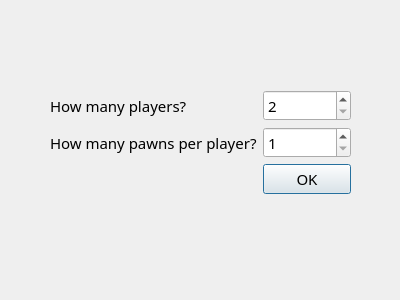
<?xml version="1.0" encoding="UTF-8"?>
<ui version="4.0">
 <class>StartDialog</class>
 <widget class="QDialog" name="StartDialog">
  <property name="geometry">
   <rect>
    <x>0</x>
    <y>0</y>
    <width>400</width>
    <height>300</height>
   </rect>
  </property>
  <property name="font">
   <font>
    <family>Rocks__G</family>
    <pointsize>11</pointsize>
   </font>
  </property>
  <property name="windowTitle">
   <string>Saaripeli</string>
  </property>
  <widget class="QWidget" name="formLayoutWidget">
   <property name="geometry">
    <rect>
     <x>50</x>
     <y>90</y>
     <width>301</width>
     <height>134</height>
    </rect>
   </property>
   <layout class="QFormLayout" name="formLayout">
    <item row="0" column="0">
     <widget class="QLabel" name="label">
      <property name="text">
       <string>How many players?</string>
      </property>
     </widget>
    </item>
    <item row="0" column="1">
     <widget class="QSpinBox" name="spinBox_players">
      <property name="minimum">
       <number>2</number>
      </property>
      <property name="maximum">
       <number>6</number>
      </property>
     </widget>
    </item>
    <item row="1" column="0">
     <widget class="QLabel" name="label_2">
      <property name="text">
       <string>How many pawns per player?</string>
      </property>
     </widget>
    </item>
    <item row="1" column="1">
     <widget class="QSpinBox" name="spinBox_pawns">
      <property name="minimum">
       <number>1</number>
      </property>
      <property name="maximum">
       <number>3</number>
      </property>
     </widget>
    </item>
    <item row="2" column="1">
     <widget class="QPushButton" name="OKButton">
      <property name="text">
       <string>OK</string>
      </property>
     </widget>
    </item>
   </layout>
  </widget>
 </widget>
 <resources/>
 <connections>
  <connection>
   <sender>OKButton</sender>
   <signal>clicked()</signal>
   <receiver>StartDialog</receiver>
   <slot>accept()</slot>
   <hints>
    <hint type="sourcelabel">
     <x>320</x>
     <y>174</y>
    </hint>
    <hint type="destinationlabel">
     <x>199</x>
     <y>149</y>
    </hint>
   </hints>
  </connection>
 </connections>
</ui>
